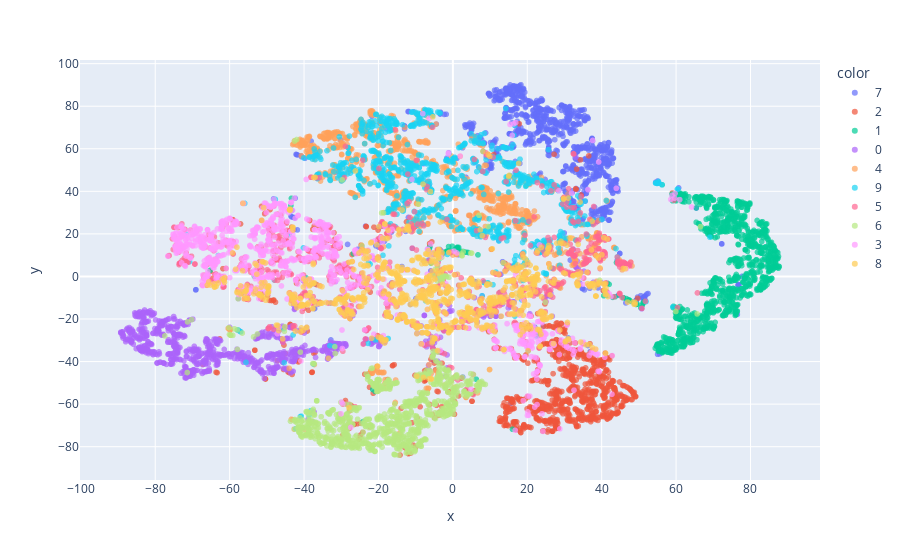

Notebook cell for this chart:
### Code cell
import plotly.express as px
px.scatter(x=X_tsne[:,0], y=X_tsne[:,1], color=labels, opacity=0.7)

### Figure 1 — Plotly figure (JSON) as saved in the notebook; plotly's stock layout.template omitted (floating-point values rounded to 4 significant figures; data arrays with more than 128 entries replaced by an {"elided": "..."} marker saying what was removed)
{"data": [{"hovertemplate": "color=7<br>x=%{x}<br>y=%{y}<extra></extra>", "legendgroup": "7", "marker": {"color": "#636efa", "opacity": 0.7, "symbol": "circle"}, "mode": "markers", "name": "7", "showlegend": true, "type": "scattergl", "x": {"elided": "1028 float values"}, "xaxis": "x", "y": {"elided": "1028 float values"}, "yaxis": "y"}, {"hovertemplate": "color=2<br>x=%{x}<br>y=%{y}<extra></extra>", "legendgroup": "2", "marker": {"color": "#EF553B", "opacity": 0.7, "symbol": "circle"}, "mode": "markers", "name": "2", "showlegend": true, "type": "scattergl", "x": {"elided": "1032 float values"}, "xaxis": "x", "y": {"elided": "1032 float values"}, "yaxis": "y"}, {"hovertemplate": "color=1<br>x=%{x}<br>y=%{y}<extra></extra>", "legendgroup": "1", "marker": {"color": "#00cc96", "opacity": 0.7, "symbol": "circle"}, "mode": "markers", "name": "1", "showlegend": true, "type": "scattergl", "x": {"elided": "1135 float values"}, "xaxis": "x", "y": {"elided": "1135 float values"}, "yaxis": "y"}, {"hovertemplate": "color=0<br>x=%{x}<br>y=%{y}<extra></extra>", "legendgroup": "0", "marker": {"color": "#ab63fa", "opacity": 0.7, "symbol": "circle"}, "mode": "markers", "name": "0", "showlegend": true, "type": "scattergl", "x": {"elided": "980 float values"}, "xaxis": "x", "y": {"elided": "980 float values"}, "yaxis": "y"}, {"hovertemplate": "color=4<br>x=%{x}<br>y=%{y}<extra></extra>", "legendgroup": "4", "marker": {"color": "#FFA15A", "opacity": 0.7, "symbol": "circle"}, "mode": "markers", "name": "4", "showlegend": true, "type": "scattergl", "x": {"elided": "982 float values"}, "xaxis": "x", "y": {"elided": "982 float values"}, "yaxis": "y"}, {"hovertemplate": "color=9<br>x=%{x}<br>y=%{y}<extra></extra>", "legendgroup": "9", "marker": {"color": "#19d3f3", "opacity": 0.7, "symbol": "circle"}, "mode": "markers", "name": "9", "showlegend": true, "type": "scattergl", "x": {"elided": "1009 float values"}, "xaxis": "x", "y": {"elided": "1009 float values"}, "yaxis": "y"}, {"hovertemplate": "color=5<br>x=%{x}<br>y=%{y}<extra></extra>", "legendgroup": "5", "marker": {"color": "#FF6692", "opacity": 0.7, "symbol": "circle"}, "mode": "markers", "name": "5", "showlegend": true, "type": "scattergl", "x": {"elided": "892 float values"}, "xaxis": "x", "y": {"elided": "892 float values"}, "yaxis": "y"}, {"hovertemplate": "color=6<br>x=%{x}<br>y=%{y}<extra></extra>", "legendgroup": "6", "marker": {"color": "#B6E880", "opacity": 0.7, "symbol": "circle"}, "mode": "markers", "name": "6", "showlegend": true, "type": "scattergl", "x": {"elided": "958 float values"}, "xaxis": "x", "y": {"elided": "958 float values"}, "yaxis": "y"}, {"hovertemplate": "color=3<br>x=%{x}<br>y=%{y}<extra></extra>", "legendgroup": "3", "marker": {"color": "#FF97FF", "opacity": 0.7, "symbol": "circle"}, "mode": "markers", "name": "3", "showlegend": true, "type": "scattergl", "x": {"elided": "1010 float values"}, "xaxis": "x", "y": {"elided": "1010 float values"}, "yaxis": "y"}, {"hovertemplate": "color=8<br>x=%{x}<br>y=%{y}<extra></extra>", "legendgroup": "8", "marker": {"color": "#FECB52", "opacity": 0.7, "symbol": "circle"}, "mode": "markers", "name": "8", "showlegend": true, "type": "scattergl", "x": {"elided": "974 float values"}, "xaxis": "x", "y": {"elided": "974 float values"}, "yaxis": "y"}], "layout": {"legend": {"title": {"text": "color"}, "tracegroupgap": 0}, "margin": {"t": 60}, "xaxis": {"anchor": "y", "domain": [0, 1], "title": {"text": "x"}}, "yaxis": {"anchor": "x", "domain": [0, 1], "title": {"text": "y"}}}}
